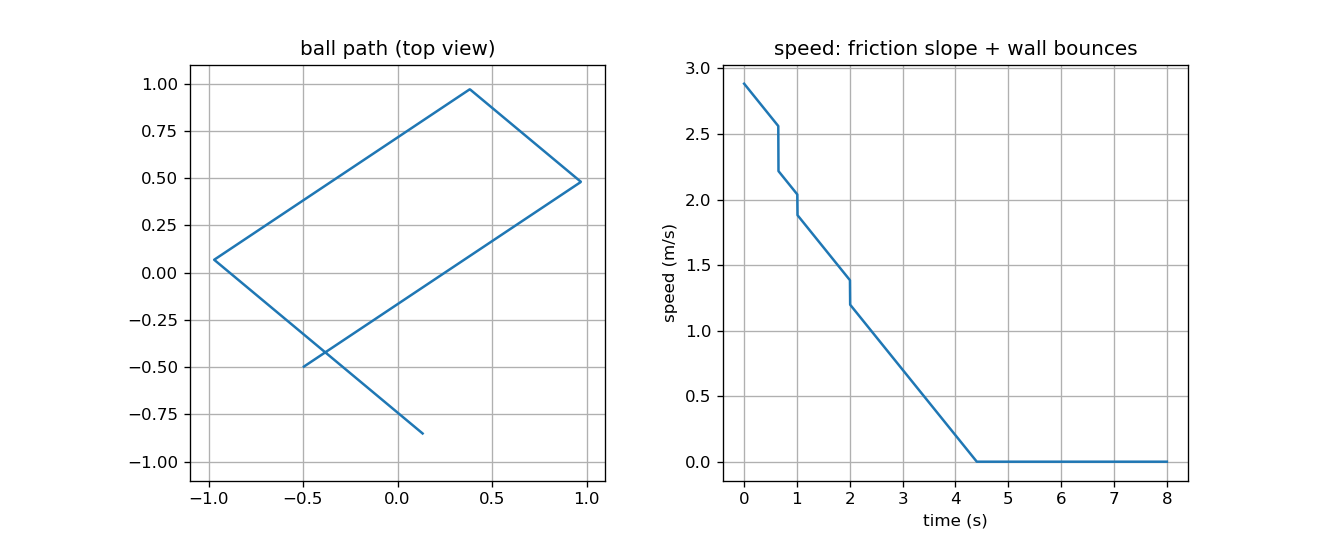

Here is the Python script that generated this plot:
"""Step A check: launch the ball, plot its path and speed, verify bounces."""
import sys
from pathlib import Path
import numpy as np
import mujoco
import matplotlib
matplotlib.use("Agg")
import matplotlib.pyplot as plt

root = Path(__file__).resolve().parents[1]
sys.path.insert(0, str(root))
from arena_sim import Arena

model = mujoco.MjModel.from_xml_path(str(root / "scenes" / "arena.xml"))
data = mujoco.MjData(model)

MU, E = 0.5, 0.8                    # friction (m/s^2), wall restitution (placeholders)
arena = Arena(model)
arena.reset(data, p0=[-0.5, -0.5], v0=[2.4, 1.6])

T = 8.0
n = int(T / model.opt.timestep)
t = np.zeros(n); pos = np.zeros((n, 2)); vel = np.zeros((n, 2))
bounces = []                        # (time, axis, v_before, v_after)
for i in range(n):
    v_before = data.qvel[:2].copy()
    arena.step(data, MU, E)
    # a bounce flips the sign of one velocity component
    for ax in (0, 1):
        if v_before[ax] * data.qvel[ax] < 0:
            bounces.append((data.time, ax, v_before[ax], data.qvel[ax]))
    t[i] = data.time
    pos[i] = data.qpos[:2]
    vel[i] = data.qvel[:2]

speed = np.linalg.norm(vel, axis=1)
fig, ax = plt.subplots(1, 2, figsize=(11, 4.5))
ax[0].plot(pos[:, 0], pos[:, 1]); ax[0].set_aspect("equal")
ax[0].set_xlim(-1.1, 1.1); ax[0].set_ylim(-1.1, 1.1)
ax[0].set_title("ball path (top view)"); ax[0].grid()
ax[1].plot(t, speed); ax[1].set_xlabel("time (s)"); ax[1].set_ylabel("speed (m/s)")
ax[1].set_title("speed: friction slope + wall bounces"); ax[1].grid()
out = root / "experiments" / "step_a_launch.png"
fig.savefig(out, dpi=120)
print("saved", out)
print("max |x|,|y| =", np.abs(pos).max(axis=0), " (limit", arena.Lx - arena.radius, ")")
print("max speed =", speed.max(), " final speed =", speed[-1])
print("bounces (t, axis, v_before, v_after, ratio):")
for tb, axis, vb, va in bounces:
    print(f"  t={tb:5.2f} axis={'xy'[axis]} {vb:+.3f} -> {va:+.3f}  ratio={-va/vb:.3f}")
